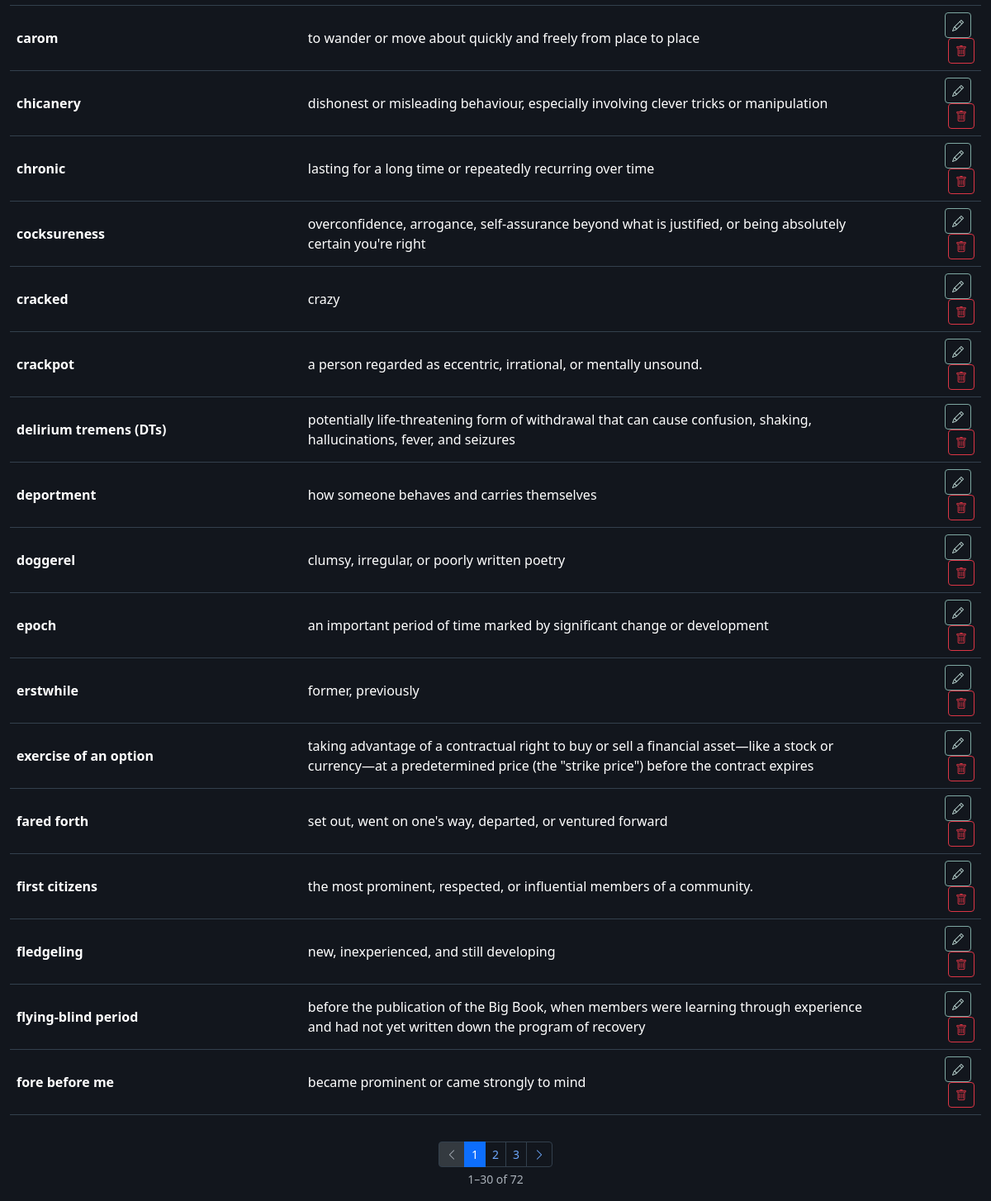
The page /dictionary (lower part) on the database as committed earlier.
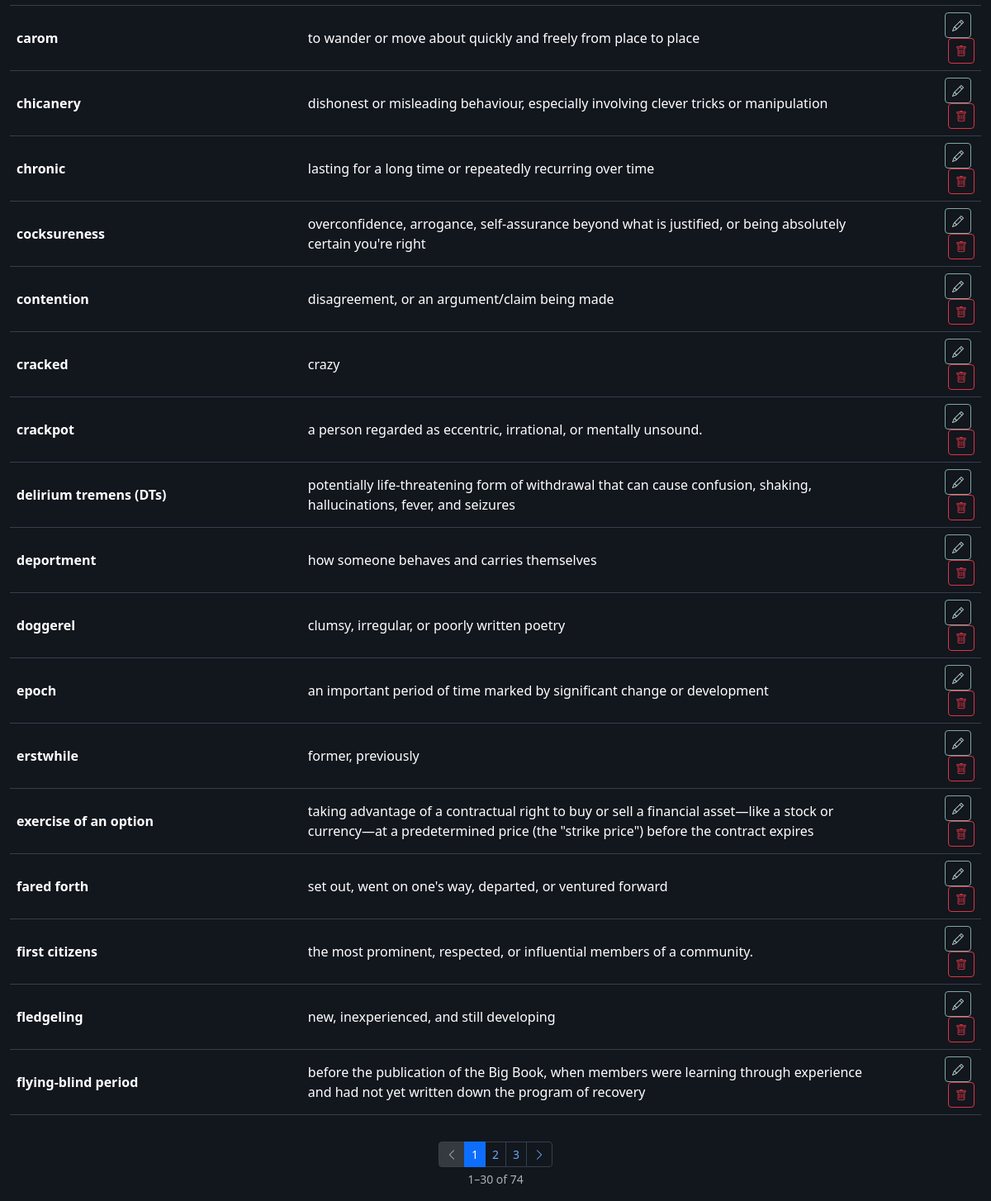
The same page on the database as committed later.
### app/models.py (models this page shows)
class Dictionary(db.Model):
    __tablename__ = 'dictionary'
    id = db.Column(db.Integer, primary_key=True)
    word_phrase = db.Column(db.String(500), nullable=False)
    meaning = db.Column(db.Text, nullable=False)
    notes = db.Column(db.Text)
    created_at = db.Column(db.DateTime, default=datetime.utcnow)
    locations = db.relationship('DictionaryLookup', backref='entry', lazy=True, cascade='all, delete-orphan')
    def to_dict(self):
        return {
            'id': self.id,
            'word_phrase': self.word_phrase,
            'meaning': self.meaning,
            'notes': self.notes,
            'created_at': self.created_at.isoformat() if self.created_at else None,
        }

### app/routes/main.py (the view)
@main_bp.route('/dictionary')
def dictionary():
    from ..models import Dictionary
    pg = request.args.get('pg', 1, type=int)
    search_q = request.args.get('q', '').strip()
    query = Dictionary.query.order_by(Dictionary.word_phrase)
    if search_q:
        like = f'%{search_q}%'
        query = query.filter(
            Dictionary.word_phrase.ilike(like) | Dictionary.meaning.ilike(like)
        )
    pagination = query.paginate(page=pg, per_page=30, error_out=False)
    return render_template('dictionary.html', theme=get_theme(), entries=pagination.items,
                           pagination=pagination, search_q=search_q)

### app/routes/main.py (called while the page is built)
def get_theme():
    s = Setting.query.filter_by(key='theme').first()
    return s.value

### app/templates/dictionary.html (shortened to what this page needs)
{% extends 'base.html' %}
{% from '_pagination.html' import render as paginate %}
{% block content %}
<div class="table-responsive">
  <table class="table table-hover align-middle" id="dictTable">
    <tbody>
      {% for e in entries %}
      <tr data-id="{{ e.id }}">
        <td class="fw-semibold">{{ e.word_phrase }}</td>
        <td>{{ e.meaning }}</td>
        <td class="text-muted small">{{ e.notes or '' }}</td>
        <td class="text-end">
          <button class="btn btn-sm btn-outline-primary me-1"
                  onclick="openDictModal({{ e.to_dict()|tojson }})">
            <i class="bi bi-pencil"></i>
          </button>
          <button class="btn btn-sm btn-outline-danger"
                  onclick="deleteDict({{ e.id }})">
            <i class="bi bi-trash"></i>
          </button>
        </td>
      </tr>
      {% else %}
      <tr><td colspan="4" class="text-muted text-center">No entries yet.</td></tr>
      {% endfor %}
    </tbody>
  </table>
</div>
{{ paginate(pagination, 'main.dictionary', extra_args={'q': search_q}) }}
{% endblock %}

Rows that differ between the two databases and show on the page:
no longer on this page (row unchanged): Dictionary: word_phrase "fore before me", meaning "became prominent or came strongly to mind"
added Dictionary: word_phrase "contention", meaning "disagreement, or an argument/claim being made"
Other text that changed with them:
{{ pagination.total }}: "72" → "74"
